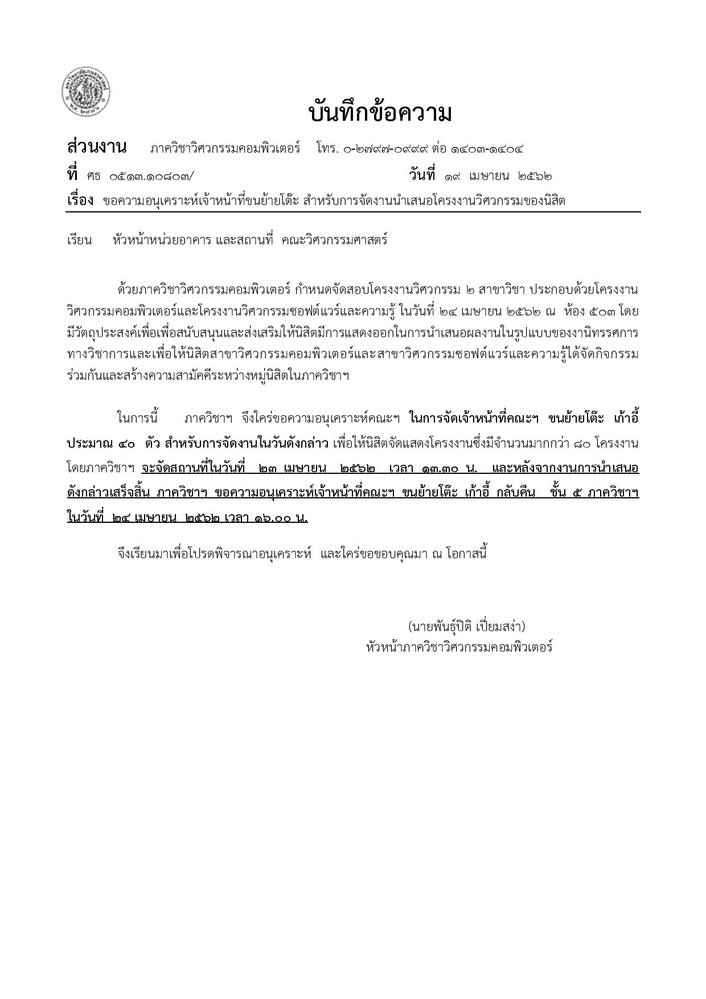
#> input picture unused/Lab/image.jpg, 706 x 999 px, shrunk from 1240 x 1754 before the run
$ python trim.py --image Lab/image.jpg
#> lines starting #> are read from the running program, lines starting #| are printed output that depends on the picture; after the words box and inside, x2 and y2 are one past the last pixel; in counts of white or black regions, pixels touching at a corner belong together
import numpy as np
import cv2
import matplotlib.pyplot as plt
import argparse
import os
import shutil
import os

def crop_image_only_outside(img):
    height,width,channel = img.shape
    top = 0
    bottom = 0
    left = 0
    right = 0
    for x in range(height):
        for y in range(width):
            if img[x,y,0] == 255:
                top = x-1
                break
        if top != 0:
            break
    Cropimg = img[top:height,0:width]
    cv2.imshow('image',Cropimg)
    height,width,channel = Cropimg.shape
    for y in range(width):
        for x in range(height):
            if Cropimg[x,y,0] == 255:
                left = y
                break
        if left != 0:
            break
    Cropimg = Cropimg[0:height,left:width]
    height,width,channel = Cropimg.shape
    for x in range(height):
        for y in range(width):
            if Cropimg[height-x-1,width-y-1,0] == 255:
                bottom = height-x
                break
        if bottom != 0:
            break
    Cropimg = Cropimg[0:bottom,0:width]
    height,width,channel = Cropimg.shape
    for y in range(width):
        for x in range(height):
            if Cropimg[height-x-1,width-y-1,0] == 255:
                right = width-y
                break
        if right != 0:
            break
    Cropimg = Cropimg[0:height,0:right]
    return Cropimg

ap = argparse.ArgumentParser()
ap.add_argument("-i", "--image", required = True, help = "Path to the image")
args = vars(ap.parse_args())
img = cv2.imread(args["image"])
#> img is the input picture: shape (999, 706, 3); min 0, max 255, mean 247.3
img = cv2.fastNlMeansDenoisingColored(img,None,10,10,7,21) #eliminnates noise
ret,binimg = cv2.threshold(img,125,255,cv2.THRESH_BINARY) #turns image into binary
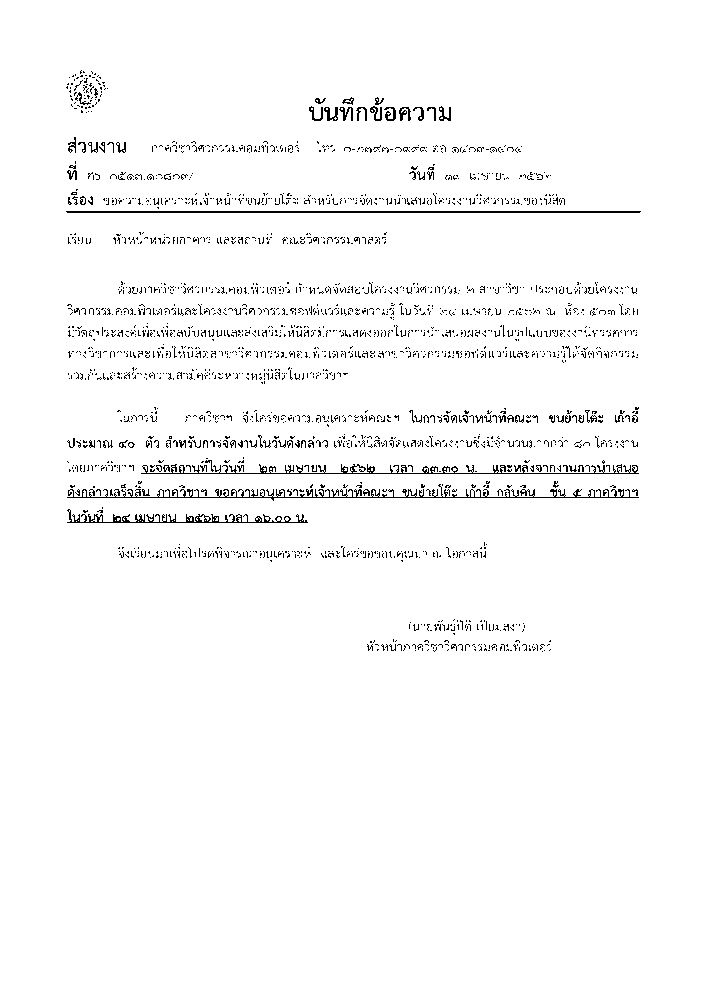
#> binimg: shape (999, 706, 3); 97.4% white; black in thin lines or dots, all inside (x1, y1, x2, y2) = (66, 70, 641, 652)
binimg = cv2.bitwise_not(binimg) #inverts image
binimg = crop_image_only_outside(binimg)
#> in crop_image_only_outside, `Cropimg = img[top:height,0:width]`:
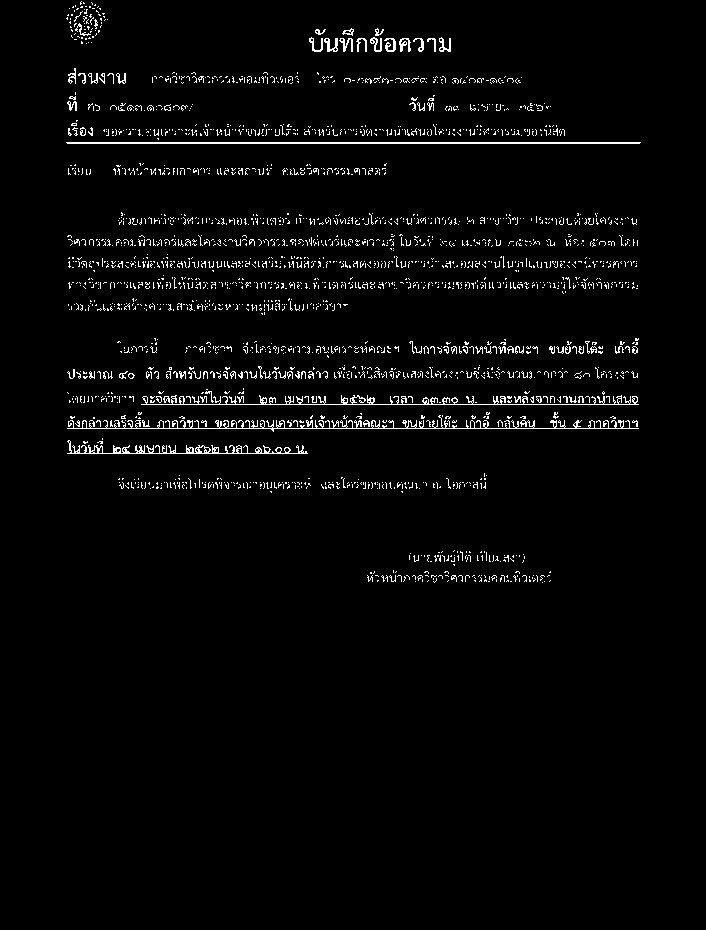
#> Cropimg: shape (930, 706, 3); 2.8% white in thin lines or dots, all inside (x1, y1, x2, y2) = (66, 1, 641, 583)
#> in crop_image_only_outside, `Cropimg = Cropimg[0:height,left:width]`:
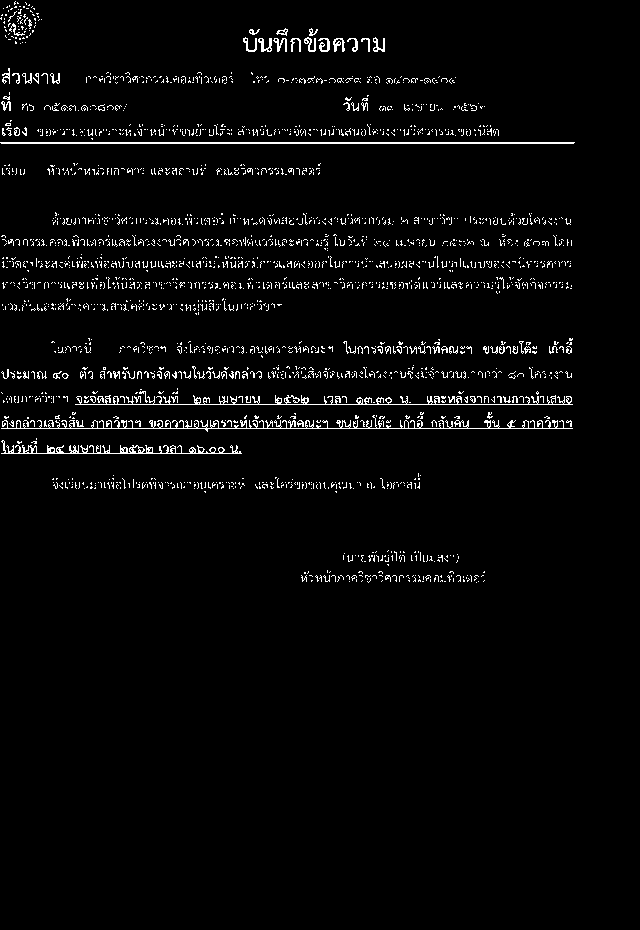
#> Cropimg: shape (930, 640, 3); 3.1% white in thin lines or dots, all inside (x1, y1, x2, y2) = (0, 1, 575, 583)
#> in crop_image_only_outside, `Cropimg = Cropimg[0:bottom,0:width]`:
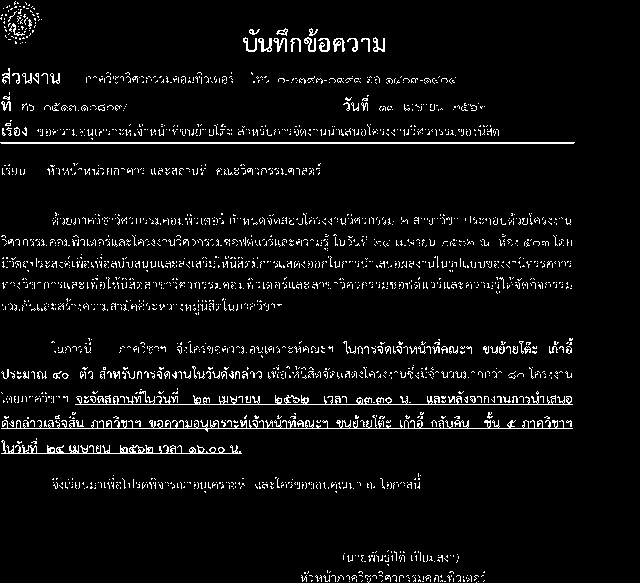
#> Cropimg: shape (583, 640, 3); 5% white in thin lines or dots, all inside (x1, y1, x2, y2) = (0, 1, 575, 583)
#> in crop_image_only_outside, `Cropimg = Cropimg[0:height,0:right]`:
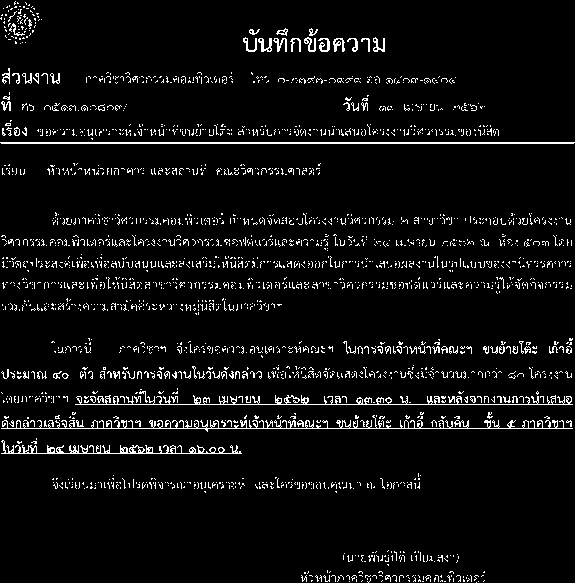
#> Cropimg: shape (583, 575, 3); 5.6% white in thin lines or dots

#cv2.imshow('image',img)
cv2.waitKey(0)
cv2.destroyAllWindows()

$ run again, on unused/Lab/cuttest.png
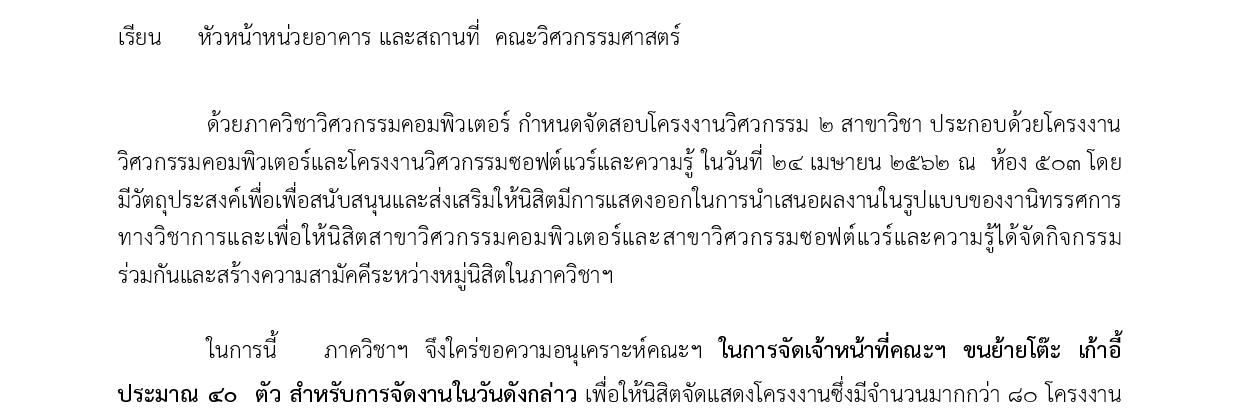
#> input picture unused/Lab/cuttest.png, 1240 x 413 px
#> img is the input picture: shape (413, 1240, 3); min 0, max 255, mean 241.7
#> `ret,binimg = cv2.threshold(img,125,255,cv2.THRESH_BINARY)`:
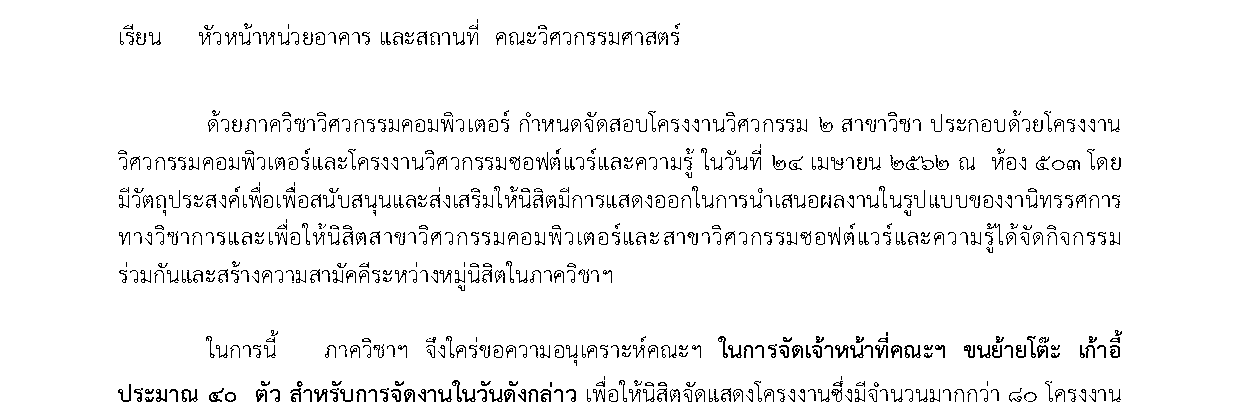
#> binimg: shape (413, 1240, 3); 95% white; black in thin lines or dots, all inside (x1, y1, x2, y2) = (118, 19, 1122, 402)
#> in crop_image_only_outside, `Cropimg = Cropimg[0:height,0:right]`:
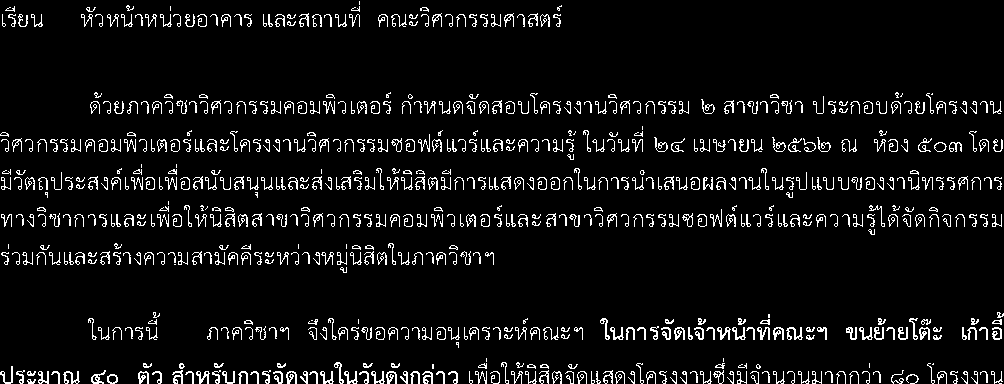
#> Cropimg: shape (384, 1004, 3); 6.7% white in thin lines or dots
